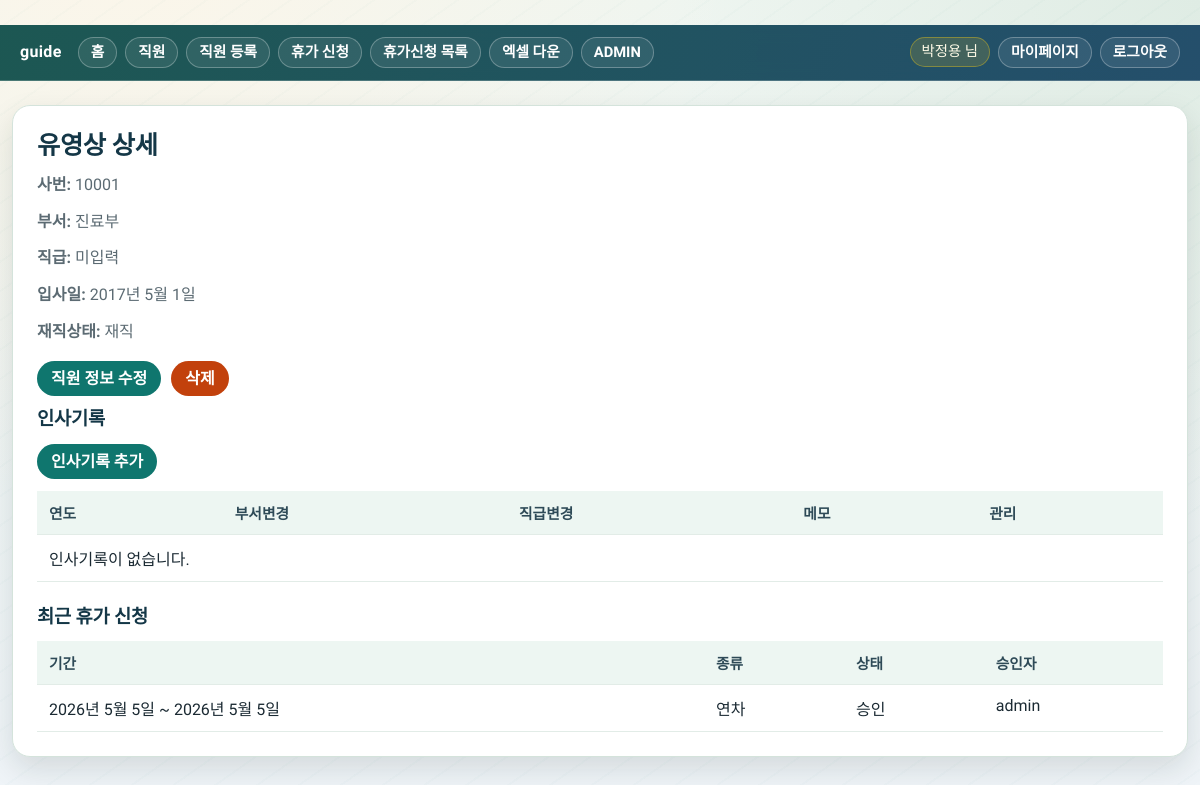
The page /employees/2/ (signed in) on the database its author committed.
### employee/models.py (models this page shows, shortened)
class Employee(models.Model):
	class Department(models.TextChoices):
		MEDICAL = '진료부', '진료부'
		WARD_3 = '3병동', '3병동'
		WARD_5A = '5A병동', '5A병동'
		WARD_5B = '5B병동', '5B병동'
		OPERATING_ROOM = '수술실', '수술실'
		TREATMENT_ROOM = '치료실', '치료실'
		OUTPATIENT = '외래', '외래'
		COUNSELING_ROOM = '상담실', '상담실'
		NURSING = '간호부', '간호부'
		NURSING_ADMIN = '간호행정', '간호행정'
		ADMINISTRATION = '원무과', '원무과'
		GENERAL_AFFAIRS = '총무과', '총무과'
		FACILITIES = '시설과', '시설과'
		REVIEW = '심사과', '심사과'
		HEALTH_CHECK = '검진센터', '검진센터'
		RADIOLOGY = '영상의학과', '영상의학과'
		LAB_MEDICINE = '진단검사의학과', '진단검사의학과'
		PHYSICAL_THERAPY = '물리치료', '물리치료'
		EXERCISE_THERAPY = '운동치료', '운동치료'
		IN_HOUSE_PHARMACY = '원내약국', '원내약국'
		NUTRITION = '영양과', '영양과'
	class EmploymentStatus(models.TextChoices):
		ACTIVE = 'active', '재직'
		LEAVE = 'leave', '휴직'
		RESIGNED = 'resigned', '퇴사'
	user = models.OneToOneField(
		User,
		on_delete=models.SET_NULL,
		null=True,
		blank=True,
		related_name='employee_profile',
	)
	name = models.CharField('이름', max_length=50)
	employee_number = models.CharField('사번', max_length=30, unique=True)
	department = models.CharField('부서', max_length=100, choices=Department.choices)
	position = models.CharField('직급', max_length=50)
	hire_date = models.DateField('입사일')
	employment_status = models.CharField(
		'재직상태',
		max_length=20,
		choices=EmploymentStatus.choices,
		default=EmploymentStatus.ACTIVE,
	)
	must_change_password = models.BooleanField(
		'최초 로그인 비밀번호 변경 필요',
		default=True,
	)
	created_at = models.DateTimeField(auto_now_add=True)
	updated_at = models.DateTimeField(auto_now=True)
	class Meta:
		ordering = ['name']

### leave_app/models.py (models this page shows, shortened)
class LeaveRequest(models.Model):
    class LeaveType(models.TextChoices):
        ANNUAL = 'annual', '연차'
        HALF_DAY = 'half_day', '반차'
        PAID = 'paid', '유급'
        UNPAID = 'unpaid', '무급'
        BEREAVEMENT = 'bereavement', '경조'
        REWARD = 'reward', '포상'
        TRAINING = 'training', '훈련'
        OTHER = 'other', '기타'
    class LeaveStatus(models.TextChoices):
        PENDING = 'pending', '대기'
        APPROVED = 'approved', '승인'
        REJECTED = 'rejected', '반려'
        CANCELED = 'canceled', '취소'
    employee = models.ForeignKey(Employee, on_delete=models.CASCADE, related_name='leave_requests')
    start_date = models.DateField('시작일')
    end_date = models.DateField('종료일')
    leave_type = models.CharField('휴가종류', max_length=20, choices=LeaveType.choices)
    leave_reason = models.TextField('휴가 사유', blank=True)
    days_count = models.DecimalField('사용일수', max_digits=4, decimal_places=1, default=Decimal('0'))
    status = models.CharField(
        '상태',
        max_length=20,
        choices=LeaveStatus.choices,
        default=LeaveStatus.PENDING,
    )
    approver = models.ForeignKey(
        User,
        on_delete=models.SET_NULL,
        null=True,
        blank=True,
        related_name='approved_leave_requests',
        verbose_name='승인자',
    )
    reject_reason = models.TextField('반려 사유', blank=True)
    requested_at = models.DateTimeField('신청일', auto_now_add=True)
    class Meta:
        ordering = ['-requested_at']

### employee/views.py (the view)
# urls.py: path('<int:pk>/', employee_detail, name='detail'),
@user_passes_test(_is_staff)
def employee_detail(request, pk):
    employee = get_object_or_404(Employee, pk=pk)
    hr_records = HRRecord.objects.filter(employee=employee)
    leave_requests = LeaveRequest.objects.filter(employee=employee)[:10]
    return render(
        request,
        'employee/employee_detail.html',
        {
            'employee': employee,
            'hr_records': hr_records,
            'leave_requests': leave_requests,
        },
    )

### employee/views.py (called while the page is built)
def _is_staff(user):
    return user.is_staff

### templates/employee/employee_detail.html
{% extends 'base.html' %}
{% block content %}
<h2>{{ employee.name }} 상세</h2>
<p><strong>사번:</strong> {{ employee.employee_number }}</p>
<p><strong>부서:</strong> {{ employee.department }}</p>
<p><strong>직급:</strong> {{ employee.position }}</p>
<p><strong>입사일:</strong> {{ employee.hire_date }}</p>
<p><strong>재직상태:</strong> {{ employee.get_employment_status_display }}</p>
{% if request.user.is_staff %}
<p class="mt-16">
    <a class="btn" href="{% url 'employee:update' employee.pk %}">직원 정보 수정</a>
    <a class="btn btn-danger ml-6" href="{% url 'employee:delete' employee.pk %}">삭제</a>
</p>
{% endif %}
<h3>인사기록</h3>
{% if request.user.is_staff %}
<p><a class="btn" href="{% url 'employee:hr_record_create' employee.pk %}">인사기록 추가</a></p>
{% endif %}
<table>
    <thead>
        <tr>
            <th>연도</th>
            <th>부서변경</th>
            <th>직급변경</th>
            <th>메모</th>
            {% if request.user.is_staff %}<th>관리</th>{% endif %}
        </tr>
    </thead>
    <tbody>
    {% for record in hr_records %}
        <tr>
            <td>{{ record.year }}</td>
            <td>{{ record.department_change|default:'-' }}</td>
            <td>{{ record.position_change|default:'-' }}</td>
            <td>{{ record.memo|default:'-' }}</td>
            {% if request.user.is_staff %}
            <td>
                <a class="btn" href="{% url 'employee:hr_record_update' employee.pk record.pk %}">수정</a>
                <a class="btn btn-danger" href="{% url 'employee:hr_record_delete' employee.pk record.pk %}">삭제</a>
            </td>
            {% endif %}
        </tr>
    {% empty %}
        <tr><td colspan="5">인사기록이 없습니다.</td></tr>
    {% endfor %}
    </tbody>
</table>
<h3 class="mt-24">최근 휴가 신청</h3>
<table>
    <thead>
        <tr>
            <th>기간</th>
            <th>종류</th>
            <th>상태</th>
            <th>승인자</th>
        </tr>
    </thead>
    <tbody>
    {% for leave in leave_requests %}
        <tr>
            <td>{{ leave.start_date }} ~ {{ leave.end_date }}</td>
            <td>{{ leave.get_leave_type_display }}</td>
            <td>{{ leave.get_status_display }}</td>
            <td>{{ leave.approver|default:'-' }}</td>
        </tr>
    {% empty %}
        <tr><td colspan="4">휴가 신청 내역이 없습니다.</td></tr>
    {% endfor %}
    </tbody>
</table>
{% endblock %}

### templates/base.html (shortened to what this page needs)
﻿{% load static %}
<!doctype html>
<html lang="ko">
<head>
    <link rel="stylesheet" href="{% static 'css/style.css' %}">
</head>
<body class="{% block body_class %}{% endblock %}">
{% if request.path != '/accounts/login/' %}
<header>
    <nav class="top-nav">
        <a class="brand-link" href="/">guide</a>
        <div class="nav-main">
        {% if request.user.is_authenticated %}
            {% if request.user.is_staff %}
                <a class="nav-item" href="/">홈</a>
                <a class="nav-item" href="/employees/">직원</a>
                <a class="nav-item" href="{% url 'employee:create' %}">직원 등록</a>
                <a class="nav-item" href="/leave/request/">휴가 신청</a>
                <a class="nav-item" href="/leave/">휴가신청 목록</a>
                <a class="nav-item" href="{% url 'leave_app:export_csv' %}">엑셀 다운</a>
                <a class="nav-item" href="/admin/">ADMIN</a>
            {% else %}
                <a class="nav-item" href="/">홈</a>
                <a class="nav-item" href="{% url 'leave_app:request_create' %}">휴가신청</a>
                <a class="nav-item" href="{% url 'leave_app:list' %}">휴가신청목록</a>
            {% endif %}
        {% else %}
            <a class="nav-item" href="/">홈</a>
            <a class="nav-item" href="/accounts/login/">로그인</a>
            <a class="nav-item" href="{% url 'signup' %}">회원가입</a>
        {% endif %}
        </div>
        {% if request.user.is_authenticated %}
        <div class="nav-auth">
            <span class="user-badge">{% firstof request.user.employee_profile.name request.user.first_name request.user.username %} 님</span>
            <a class="nav-item" href="{% url 'my_page' %}">마이페이지</a>
            <form method="post" action="{% url 'logout' %}">
                <button type="submit" class="nav-link-btn">로그아웃</button>
            </form>
        </div>
        {% endif %}
    </nav>
</header>
{% endif %}
<main class="container">
    {% block content %}{% endblock %}
</main>
</body>
</html>

### static/css/style.css (style rules this page uses)
:root { --bg-0: #eef5f0; --bg-1: #dfece4; --bg-2: #fdf6e9; --surface: #ffffff; --surface-muted: #f7fbf8; --border: #d4e3db; --border-strong: #b6ccc0; --ink: #1b2a33; --ink-soft: #5c6b73; --brand: #0f766e; --brand-strong: #0b5d56; --danger: #c2410c; --warning: #b45309; --success: #166534; --radius-lg: 18px; --radius-md: 12px; --radius-sm: 9px; --shadow-soft: 0 12px 30px rgba(13, 35, 28, 0.12); --login-form-justify: flex-end; --login-form-align: center; --login-form-offset-x: -110px; --login-form-offset-y: 0px; }
* { box-sizing: border-box; }
html, body { min-height: 100%; }
body { margin: 0; font-family: 'IBM Plex Sans KR', sans-serif; color: var(--ink); line-height: 1.55; background: radial-gradient(circle at 10% -15%, var(--bg-2) 0%, transparent 44%), radial-gradient(circle at 100% 0%, var(--bg-1) 0%, transparent 36%), linear-gradient(180deg, var(--bg-0) 0%, #eff4f8 100%); }
body::before { content: ''; position: fixed; inset: 0; pointer-events: none; z-index: -1; opacity: 0.28; background-image: repeating-linear-gradient( -35deg, rgba(15, 118, 110, 0.06) 0, rgba(15, 118, 110, 0.06) 2px, transparent 2px, transparent 24px ); }
a { color: var(--brand-strong); text-decoration: none; }
h1, h2, h3 { margin: 0 0 12px; color: #143747; font-family: 'Sora', 'IBM Plex Sans KR', sans-serif; letter-spacing: -0.01em; line-height: 1.24; }
h2 { font-size: clamp(1.32rem, 2.1vw, 1.72rem); }
p { margin: 0 0 12px; color: var(--ink-soft); }
header { position: sticky; top: 0; z-index: 20; background: linear-gradient(110deg, rgba(9, 73, 69, 0.92), rgba(20, 65, 97, 0.92)); border-bottom: 1px solid rgba(255, 255, 255, 0.2); backdrop-filter: blur(8px); }
.top-nav { max-width: 1240px; margin: 0 auto; padding: 12px 20px; display: flex; align-items: center; gap: 10px; flex-wrap: wrap; }
.brand-link { font-family: 'Sora', sans-serif; font-weight: 700; color: #ffffff; letter-spacing: 0.02em; margin-right: 6px; }
.nav-main, .nav-auth { display: flex; align-items: center; gap: 8px; flex-wrap: wrap; }
.nav-main { flex: 1 1 auto; }
.nav-item, .nav-link-btn { border: 1px solid rgba(255, 255, 255, 0.28); color: #fff; background: rgba(255, 255, 255, 0.08); border-radius: 999px; padding: 7px 12px; font-size: 0.92rem; line-height: 1; font-weight: 600; text-decoration: none; cursor: pointer; transition: transform 0.16s ease, background 0.16s ease, border-color 0.16s ease; }
.nav-link-btn { font-family: inherit; }
.user-badge { color: #fefae7; font-size: 0.9rem; border: 1px solid rgba(250, 204, 21, 0.36); background: rgba(250, 204, 21, 0.14); padding: 7px 11px; border-radius: 999px; line-height: 1; }
.container { width: calc(100% - 24px); max-width: 1200px; margin: 24px auto; background: var(--surface); border-radius: var(--radius-lg); border: 1px solid var(--border); padding: 24px; box-shadow: var(--shadow-soft); }
form { margin: 0; }
.btn { display: inline-flex; align-items: center; justify-content: center; gap: 6px; font: inherit; text-decoration: none; border: 1px solid transparent; border-radius: 999px; background: var(--brand); color: #ffffff; padding: 8px 13px; line-height: 1.1; font-weight: 600; cursor: pointer; transition: transform 0.15s ease, box-shadow 0.15s ease, background-color 0.15s ease; }
.btn-danger { background: var(--danger); }
table { width: 100%; border-collapse: separate; border-spacing: 0; min-width: 820px; }
th, td { border-bottom: 1px solid #e2ece7; padding: 11px 12px; text-align: left; vertical-align: top; }
thead th { background: #edf6f2; color: #2e4a57; font-weight: 700; font-size: 0.92rem; }
.mt-16 { margin-top: 16px; }
.mt-24 { margin-top: 24px; }
.ml-6 { margin-left: 6px; }

### rows shown on the page
Employee: name "유영상", employee_number "10001", department "진료부", position "미입력", hire_date "2017년 5월 1일", employment_status "재직"
LeaveRequest: start_date "2026년 5월 5일", end_date "2026년 5월 5일", leave_type "연차", status "승인", approver "admin"
